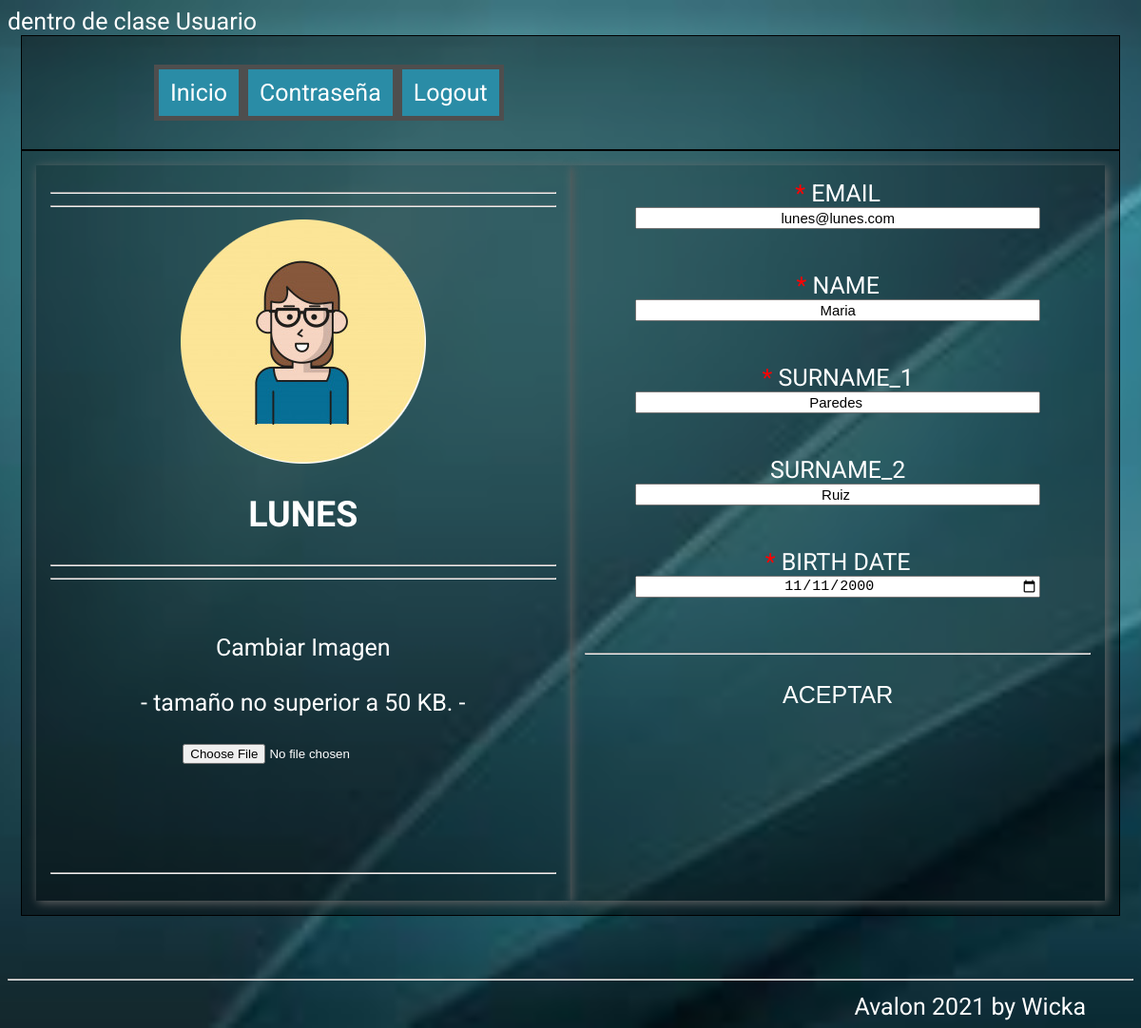
Screenshot of /users_forms/form_editar.php?id=lunes with the database file from the repository.
### tables this page shows
CREATE TABLE `users` (
  `id` int(11) UNSIGNED NOT NULL,
  `id_tipo` int(11) UNSIGNED NOT NULL,
  `id_estado` int(11) UNSIGNED NOT NULL,
  `id_disponibilidad` varchar(4) NOT NULL,
  `alias` varchar(30) NOT NULL,
  `email` varchar(50) NOT NULL,
  `telefono` int(12) UNSIGNED NOT NULL,
  `pwd` varchar(250) NOT NULL,
  `create_date` date NOT NULL DEFAULT current_timestamp(),
  `last_connection` date NOT NULL DEFAULT current_timestamp(),
  `id_tipo_documento` int(11) UNSIGNED NOT NULL,
  `num_documento` varchar(12) NOT NULL,
  `name` varchar(25) NOT NULL,
  `surname_01` varchar(30) NOT NULL,
  `surname_02` varchar(30) NOT NULL,
  `birth_date` date NOT NULL,
  `id_titulacion` int(11) UNSIGNED NOT NULL,
  `sector_estudios` int(11) UNSIGNED NOT NULL
);

### classes/Usuario.php (called while the page is built, shortened)
<?php
      class Usuario
      {
             function __construct($_alias ){
                  $this->alias = $_alias;
                  $conn=Connect_BBDD();
                  $Query = "SELECT * FROM users WHERE alias = '$this->alias'";
                  $_usuario = $conn->query($Query);
                  if($_usuario->num_rows > 0){
                    while($fila = $_usuario->fetch_assoc()) {
                      $this->id                 = $fila['id'];
                      $this->email              = $fila['email'];
                      $this->name               = $fila['name'];
                      $this->surname_01         = $fila['surname_01'];
                      $this->surname_02         = $fila['surname_02'];
                      $this->birth_date         = $fila['birth_date'];
                    }
                }
          }
  }
 ?>

### users_forms/form_editar.php (the view, shortened to what this page needs)
<?php
  include ("../classes/Usuario.php");
if (isset($_GET['id'])==null){
      if(isset($_SESSION['alias_user'])){
        $_user = new Usuario($_SESSION['alias_user']);
    }else{
    echo "NO SESSION USER<HR>";
      }
}else{
      $_user = new Usuario($_GET['id']);
}
?>
 ﻿<doctype html>
<html lang="es">
		<head>
        <link rel="stylesheet" href="../css/style.css" type="text/css"/>
		</head>
		<body id="editar">
      <header>
        <div class="contenedor">
              <div   class="div_menu" >
                  <ul class="nav">
                    <li> <a href="../index.php">Inicio</a> </li>
                    <li> <a href="form_cambiar_pwd.php">Contraseña</a> </li>
                    <li> <a href="../sesiones/destroy_session.php"> Logout</a></li>
                  </ul>
              </div>
        </div>
      </header>
      <form onsubmit="return valida_form();" class="login" action="../crud_users/editar.php" method="POST" enctype='multipart/form-data'>
				    <section class ="contenedor">
                <div class="division_vertical">
                      <hr><hr>
                      <?php
                          if(file_exists("../img/users/".$_user->id.".png")){
                                $_foto = "../img/users/".$_user->id.".png";
                              }else{
                                $_foto = "../img/users/0.png";
                            }
                            echo "<img src=$_foto alt='foto perfil'>";
                        ?>
                        <h1><?php echo strtoupper($_user->alias);?></h1><hr>
                        <hr>
                        <div class="fitxer">
                            <br>
                            <label>Cambiar Imagen <br> <br> - tamaño no superior a 50 KB. -
                                  <br><br> <input name='userfile' type='file'> <br><br>
                            </label>
                        </div>
                        <br>  <br>
                        <hr>
                </div>
      						<div id="div_alta" class="division_vertical">
      			               	<span style="color:red">*</span> EMAIL <br>
      											<input  class="form_texto"  type="email" name="email" id="email" placeholder="email"  required
                            onblur="rellena_email();" oninput="check_email();"
                            value='<?php echo $_user->email;?>'>
      											<div class="div_form_error" id="message_email"></div>
      			             		<span style="color:red">*</span>   NAME <br>
      			                <input  class="form_texto"  type="text" name="name" id="name" placeholder="name"  required
                            onblur="rellena_name();" value='<?php echo $_user->name;?>'>
      			                <div class="div_form_error" id="message_name"></div>
      			               	<span style="color:red">*</span> SURNAME_1 <br>
      			                <input  class="form_texto"  type="text" name="surname_1" id="surname_1" placeholder="surname_1"  required
                            onblur="rellena_surname_1();" value='<?php echo $_user->surname_01;?>'>
      			                <div class="div_form_error" id="message_surname_1"></div>
      			               	SURNAME_2 <br>
      			                <input  class="form_texto"  type="text" name="surname_2" id="surname_2" placeholder="surname_2"
                            value='<?php echo $_user->surname_02;?>'>
      			                <div class="div_form_error" id="message_surname_2"></div>
      			               	<span style="color:red">*</span> BIRTH DATE <br>
      			                <input  class="form_date"  type="date" name="birth" id="birth" placeholder="birth"  required
                            onblur="rellena_birth();" value='<?php echo $_user->birth_date;?>'>
      			                <div class="div_form_error" id="message_birth"></div>
      											<hr>
      											<div class="div_button"><input id="button" type="submit" name="Aceptar" value="ACEPTAR"></div>
      							</div>
				      </section>
         </form>
			<br><hr>
  		<footer>Avalon 2021 by Wicka</footer>
		</body>
</html>

### css/style.css (style rules this page uses)
#editar { background: url("../img/fondo/editar.jpg") no-repeat center center fixed; -webkit-background-size: cover; -moz-background-size: cover; -o-background-size: cover; background-size: cover; }
body { color: white; font-size: 25px; font-family: "Roboto"; }
section, div { padding: 15px; }
.contenedor { border: solid 1px black; width: 95%; display: flex; flex-wrap: nowrap; justify-content:center; margin-left: auto; margin-right: auto; background-color: rgba(1,2,1,0.4); }
.contenedor .division_vertical { width: 100%; text-align: center; background-color: rgba(1,2,1,0.1); box-shadow: 2px 2px 10px #666; }
.form_texto, .form_pwd, .form_date { width: 80%; text-align: center; font-size: 15px; }
.contenedor .div_menu { align-items: center; align-content: center; text-align: center; width: 85%; min-width: 475px; }
.contenedor .div_menu .nav { text-align: center; width:1000px; margin:0 auto; }
.contenedor .div_menu .nav > li { float:left; background-color: #4E4E4E; }
.contenedor .div_menu .nav li a { margin: 5px; background-color:#2A8CA6; color:#fff; text-decoration:none; padding:10px 12px; display:block; }
ul, ol { list-style:none; }
.contenedor .div_button { text-align: center; }
.div_form_error { color: red; margin-bottom:0; height: 15px; }
#button { border: none; background: rgba(0,0,0,0); width: 50%; font-size: 25px; color:white; }
a { color:thistle; }
footer { text-align: right; margin-right: 50px; }

### rows the page displays
users: alias "LUNES", email "lunes@lunes.com", name "Maria", surname_1 "Paredes", surname_2 "Ruiz", birth "11/11/2000"
